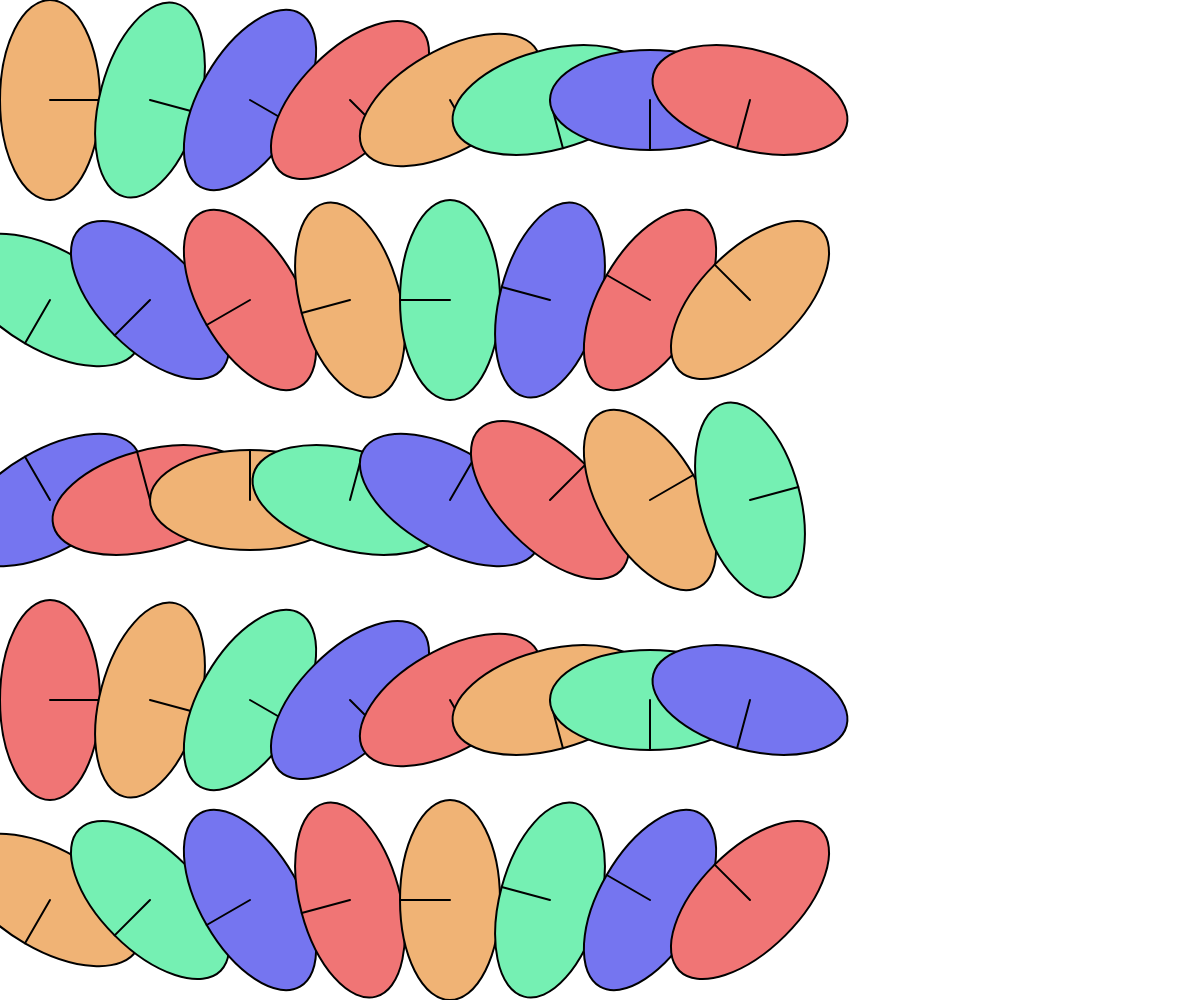
Frame 1 (no input)
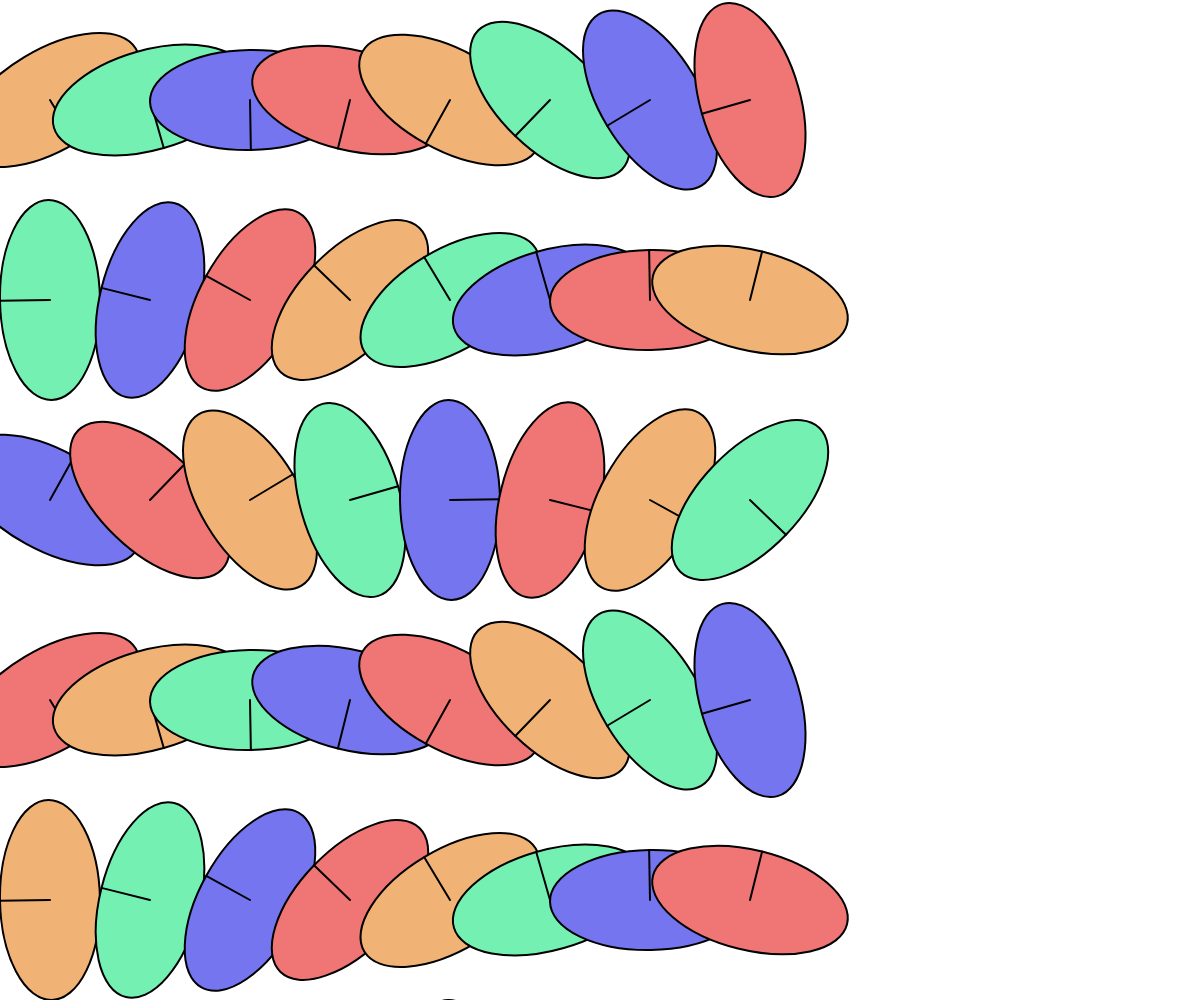
Frame 60 (no input)
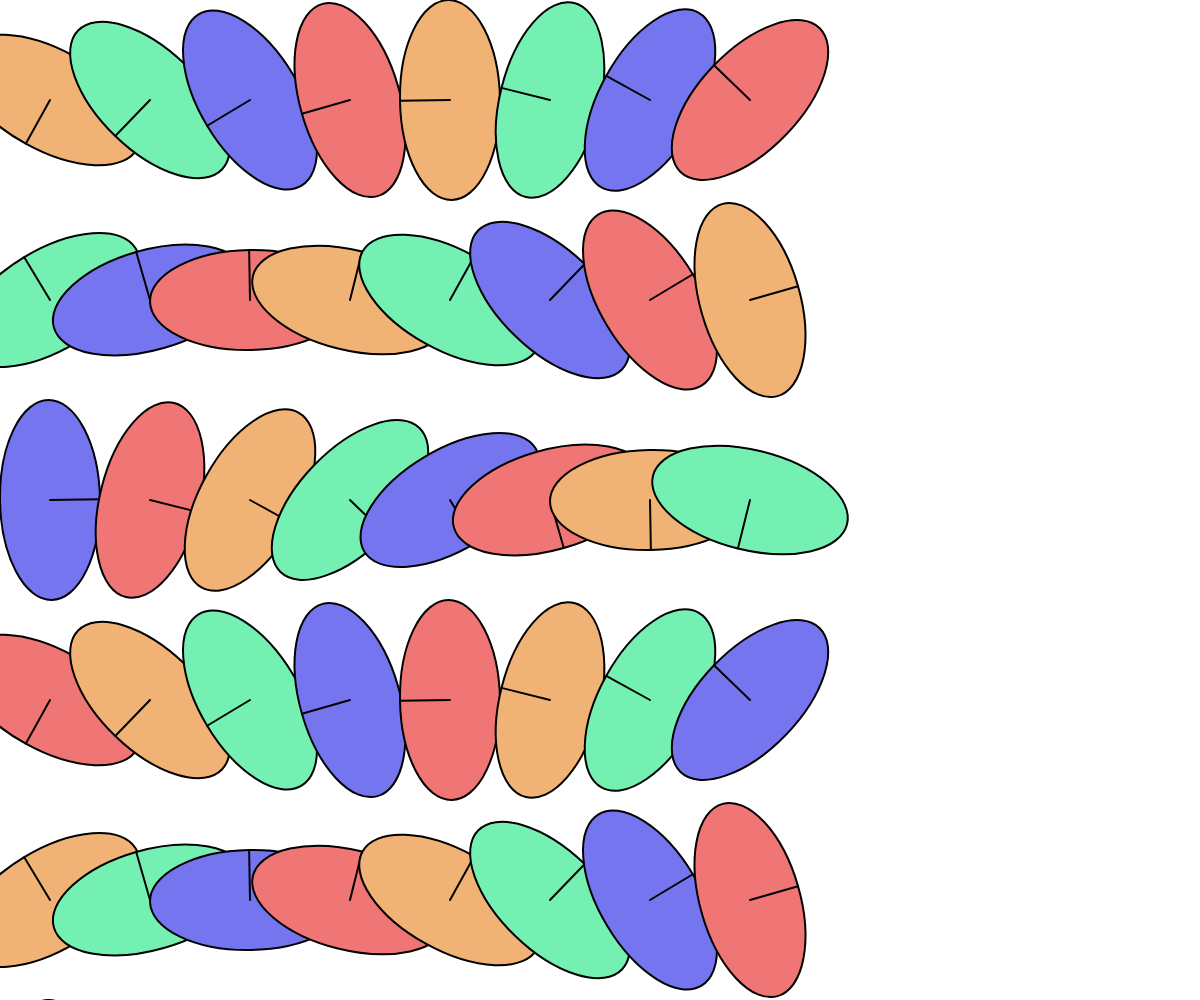
Frame 120 (the mouse pressed at the canvas centre since frame 60)

The p5.js sketch that drew these frames (run headless with seeded random() and noise() and a simulated clock; from frame 60 on, the mouse is pressed at the canvas centre):

// p5.js sketch
// ── sketch.js
const cNum = 8;
const rNum = 8;
const marginRatio = 2;

let angleBegin = 0;
let angleBeginVel = 1; // 매 프레임마다 증가할 각도

function setup() {
  createCanvas(windowWidth, windowHeight);
  const minDimension = min(width, height);
  const gridSize = minDimension / (cNum + marginRatio);
  gridC = gridSize;
  gridR = gridSize * marginRatio;

  colorMode(HSL, 360, 100, 100, 100);
  background(360, 0, 100);
}

function draw() {
  background(360, 0, 100);

  let angle = angleBegin; // 각 행의 첫 번째 그래픽의 각도

  for (let r = 0; r < rNum; r++) {
    for (let c = 0; c < cNum; c++) {
      const x = c * gridC + gridC / 2;
      const y = r * gridR + gridR / 2;

      push();
      translate(x, y);
      rotate(radians(angle)); // 각도를 라디안으로 변환하여 회전
      const colorIndex = (r + c) % 4; // 4가지 색상으로 구분 (0부터 3까지 순환)
      drawGraphic(colorIndex);
      drawLine(); // 동그라미 안에 선 그리기
      pop();

      angle += 15; // 15도씩 증가
    }
  }

  angleBegin += angleBeginVel; // 시작 각도 증가
}

function drawGraphic(colorIndex) {
  const colors = [
    color(30, 80, 70),
    color(150, 80, 70),
    color(240, 80, 70),
    color(0, 80, 70),
  ];
  fill(colors[colorIndex]);
  stroke(0);
  strokeWeight(2);
  ellipse(0, 0, gridC, gridR);
}

function drawLine() {
  const lineLength = min(gridC, gridR) / 2;
  line(0, 0, lineLength, 0);
}
